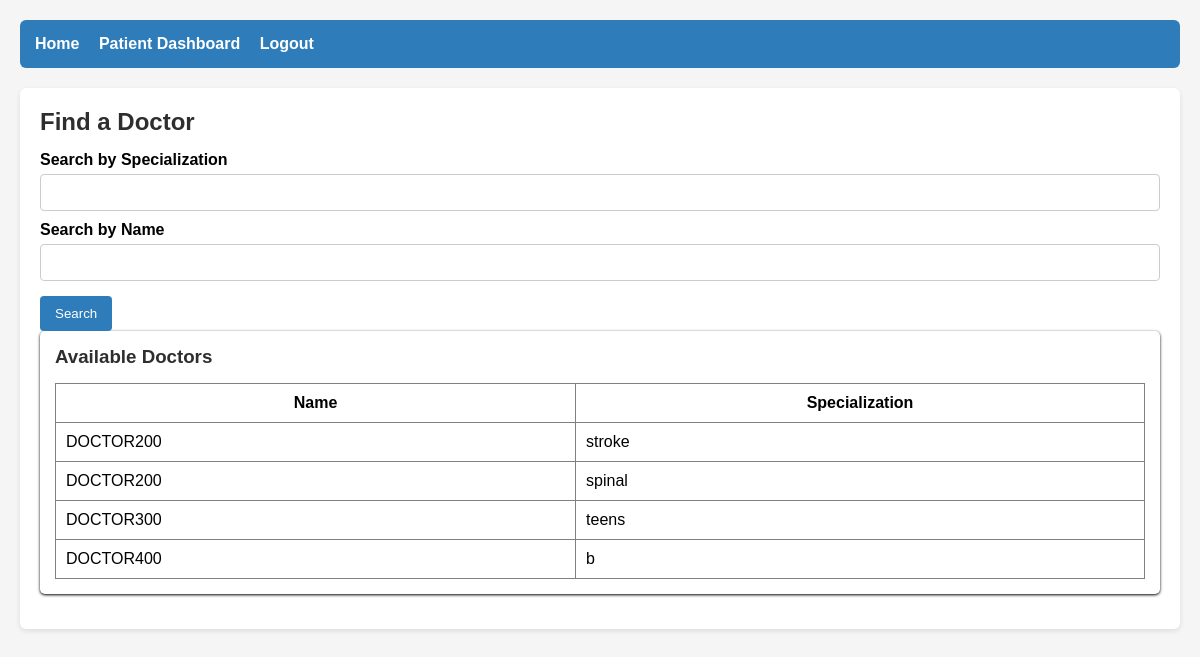
Screenshot of /patient/doctors (signed in) with the database file from the repository.
### app.py (models this page shows, shortened)
class Doctor(db.Model):#The Doctor is linked with the user stores the department and the specalization
    __tablename__ = 'doctors'
    id = db.Column(db.Integer, primary_key=True)
    user_id = db.Column(db.Integer, db.ForeignKey('users.id'), nullable=False)
    specialization = db.Column(db.String(120), nullable=False)
    department_id = db.Column(db.Integer, db.ForeignKey('departments.id'))
    bio = db.Column(db.String(255))
    appointments = db.relationship('Appointment', backref='doctor', lazy=True)
    avail = db.relationship('DoctorAvail', backref='doctor', lazy=True )

class User(db.Model):
    __tablename__ = 'users'
    id = db.Column(db.Integer,primary_key=True)
    name=db.Column(db.String(120), nullable=False)
    email=db.Column(db.String(120),unique=True, nullable=False)
    passwordwithhash=db.Column(db.String(255), nullable=False)
    role=db.Column(db.String(30), nullable=False)
    active=db.Column(db.Boolean, nullable=True,default=True)
    doctor=db.relationship('Doctor', backref='user',uselist=False)#user->doctor one to one relationship single object
    patient=db.relationship('Patient', backref='user',uselist=False)#user->Patient again a one to one a user can be a doctor or a patient
    @property
    def is_authenticated(self):
        return True

### app.py (the view)
        @login_required
        def wrapper(*args, **kwargs):
            if current_user.role != role:
                abort(403)
            if not current_user.active:
                flash("Your account is deactivated/blacklisted.", "danger")#Ensures that user is logged in has the correct role and is active
                return redirect(url_for('login'))
            return fn(*args, **kwargs)

### app.py (called while the page is built)
@login_manager.user_loader
def load_user(user_id):
    return User.query.get(int(user_id))

def role_required(role):
    def decorator(fn):
        @login_required
        def wrapper(*args, **kwargs):
            if current_user.role != role:
                abort(403)
            if not current_user.active:
                flash("Your account is deactivated/blacklisted.", "danger")#Ensures that user is logged in has the correct role and is active
                return redirect(url_for('login'))
            return fn(*args, **kwargs)
        wrapper.__name__ = fn.__name__
        return wrapper
    return decorator

@app.route('/patient/doctors')
@role_required('patient')
def docforpatient():
    spec=request.args.get('specialization','')
    q2=request.args.get('q2','')
    doctor_qr=Doctor.query.join(User)
    if spec:
        doctor_qr=doctor_qr.filter(
            Doctor.specialization.ilike(f'%{spec}%')
        )
    if q2:
        doctor_qr=doctor_qr.filter(User.name.ilike(f'%{q2}%'))
    docs=doctor_qr.all()
    td2=date.today()
    weekaftertoday=td2+timedelta(days=7)
    avail=DoctorAvail.query.filter(
        DoctorAvail.date>=td2,
        DoctorAvail.date<=weekaftertoday
    ).all()
    return render_template('patient/doctors.html',doctors=docs,availability=avail,specialization=spec,q2=q2)

### templates/patient/doctors.html
{% extends "base.html" %}
{% block content %}
<h2>Find a Doctor</h2>
<form method="GET">
    <label>Search by Specialization</label>
    <input name="specialization" value="{{ specialization }}">
<label>Search by Name</label>
    <input name="q2" value="{{ q2 }}">
<button>Search</button>
</form>
<div class="card">
    <h3>Available Doctors</h3>
     <table>
        <tr><th>Name</th><th>Specialization</th></tr>
        {% for d in doctors %}
        <tr>
            <td>{{ d.user.name }}</td>
            <td>{{ d.specialization }}</td>
        </tr>
        {% endfor %}
    </table>
</div>
{% endblock %}

### static/styles.css (style rules this page uses)
* { margin: 0; padding: 0; box-sizing: border-box; font-family: Arial, sans-serif; }
body { background: #f5f5f5; padding: 20px; }
h1, h2, h3 { margin-bottom: 15px; color: #2e2e2e; }
form label { display: block; margin-top: 10px; font-weight: bold; }
form input, form select, form textarea { width: 100%; padding: 10px; margin-top: 5px; border: 1px solid #ccc; border-radius: 4px; }
button, .btn { background: #2e7dba; color: white; padding: 10px 15px; border: none; margin-top: 15px; border-radius: 4px; cursor: pointer; }
table { width: 100%; border-collapse: collapse; margin-top: 15px; }
table th, table td { border: 1px solid grey; padding: 10px; }
table th { background: white; }
.card { background: white; padding: 15px; border-radius: 5px; box-shadow: 0 1px 3px black; margin-bottom: 15px; }

### rows the page displays
Doctor: user.name "DOCTOR200", specialization "stroke"
Doctor: user.name "DOCTOR200", specialization "spinal"
Doctor: user.name "DOCTOR300", specialization "teens"
Doctor: user.name "DOCTOR400", specialization "b"
